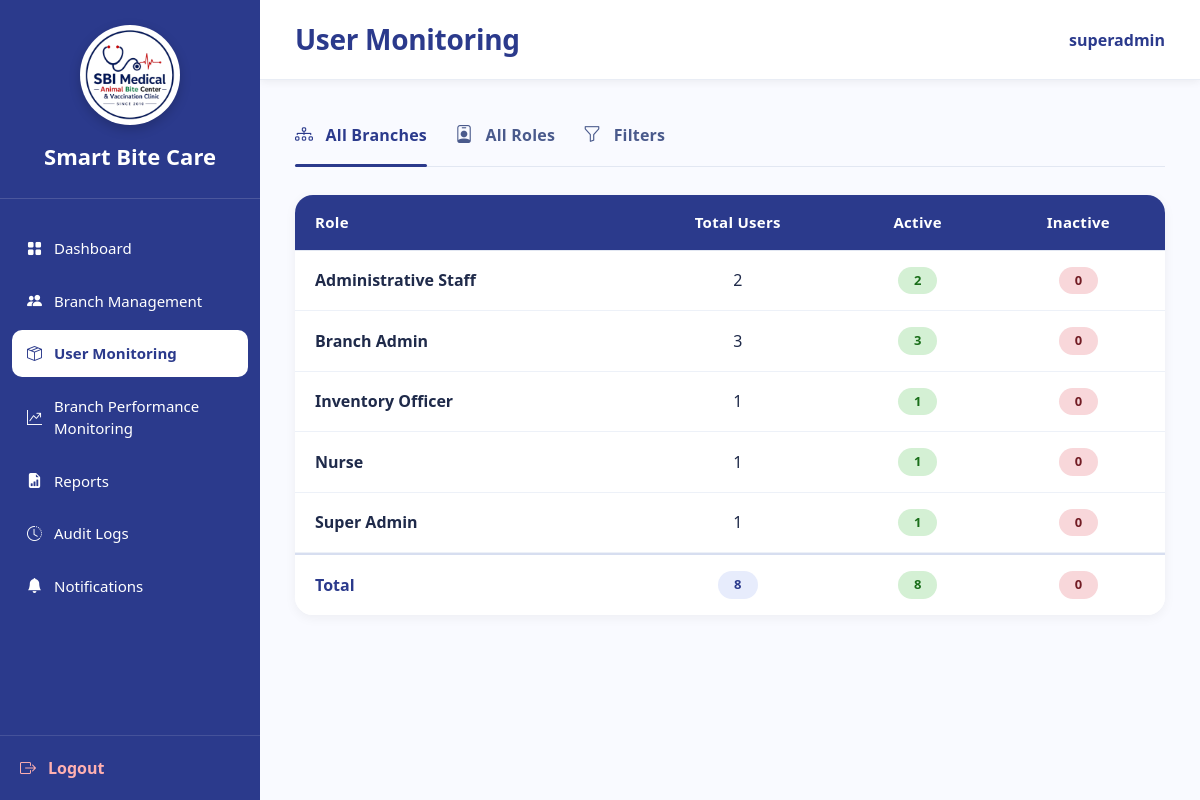
/SuperAdmin_UserMonitoring.php (signed in), run on the app's committed database.
### tables this page shows
CREATE TABLE `roles` (
  `role_id` int(11) NOT NULL,
  `role_name` varchar(100) NOT NULL
);

### SuperAdmin_UserMonitoring.php (the view, shortened to what this page needs)
<?php
require_once 'sources/db_connect.php';
$filter_type = isset($_GET['filter']) ? trim($_GET['filter']) : 'all';
$branch_filter = isset($_GET['branch_id']) ? trim($_GET['branch_id']) : '';
$role_filter = isset($_GET['role_id']) ? trim($_GET['role_id']) : '';
$roles_data = [];
$total_users = 0;
$total_active = 0;
$total_inactive = 0;
$sql = "SELECT r.role_id, r.role_name,
        COUNT(u.user_id) as total_users,
        SUM(CASE WHEN u.status = 'Active' THEN 1 ELSE 0 END) as active_users,
        SUM(CASE WHEN u.status = 'Inactive' THEN 1 ELSE 0 END) as inactive_users
        FROM roles r
        LEFT JOIN users u ON r.role_id = u.role_id";
$sql .= " GROUP BY r.role_id, r.role_name ORDER BY r.role_name";
$stmt = $conn->prepare($sql);
$stmt->execute();
$result = $stmt->get_result();
while ($row = $result->fetch_assoc()) {
    $roles_data[] = $row;
    $total_users += $row['total_users'];
    $total_active += $row['active_users'];
    $total_inactive += $row['inactive_users'];
}
$branch_stats = [];
?>
<!DOCTYPE html>
<html lang="en">
<head>
    <link href="https://cdn.jsdelivr.net/npm/bootstrap@5.3.3/dist/css/bootstrap.min.css" rel="stylesheet" />
    <link rel="stylesheet" href="https://cdn.jsdelivr.net/npm/bootstrap-icons@1.11.3/font/bootstrap-icons.min.css" />
    <link rel="stylesheet" href="sidebar.css" />
</head>
<body>
<div class="sidebar">
    <div class="logo-area">
        <div class="logo-frame">
            <img src="logo.png" alt="Smart Bite Care Logo" class="logo" />
        </div>
        <div class="system-name">Smart Bite Care</div>
    </div>
    <nav class="nav-menu">
        <ul>
            <li><a href="SuperAdmin_Dashboard.php"><i class="bi bi-grid-fill"></i><span>Dashboard</span></a></li>
            <li><a href="SuperAdmin_CombinedManagement.php"><i class="bi bi-people-fill"></i><span>Branch Management</span></a></li>
            <li><a class="active" href="SuperAdmin_UserMonitoring.php"><i class="bi bi-box-seam"></i><span>User Monitoring</span></a></li>
            <li><a href="SuperAdmin_BranchPerformanceMonitoring.php"><i class="bi bi-graph-up-arrow"></i><span>Branch Performance Monitoring</span></a></li>
            <li><a href="SuperAdmin_Reports.php"><i class="bi bi-file-earmark-bar-graph-fill"></i><span>Reports</span></a></li>
            <li><a href="SuperAdmin_AuditLogs.php"><i class="bi bi-clock-history"></i><span>Audit Logs</span></a></li>
            <li><a href="SuperAdmin_Notifications.php"><i class="bi bi-bell-fill"></i><span>Notifications</span></a></li>
        </ul>
    </nav>
    <div class="logout">
        <a href="logout.php"><i class="bi bi-box-arrow-right"></i><span>Logout</span></a>
    </div>
</div>
<div class="main">
    <div class="topbar">
        <h3>User Monitoring</h3>
        <div class="profile">
            <?php echo htmlspecialchars($_SESSION['username'] ?? 'SUPER ADMIN'); ?>
        </div>
    </div>
    <div class="content">
        <div class="nav-tabs-custom">
            <a href="SuperAdmin_UserMonitoring.php?filter=all" class="tab-item <?php echo $filter_type === 'all' ? 'active' : ''; ?>">
                <i class="bi bi-diagram-3"></i> All Branches
            </a>
            <a href="SuperAdmin_UserMonitoring.php?filter=roles" class="tab-item <?php echo $filter_type === 'roles' ? 'active' : ''; ?>">
                <i class="bi bi-person-badge"></i> All Roles
            </a>
            <a href="SuperAdmin_UserMonitoring.php?filter=branches" class="tab-item <?php echo $filter_type === 'branches' ? 'active' : ''; ?>">
                <i class="bi bi-funnel"></i> Filters
            </a>
        </div>
        <div class="table-wrap">
            <table class="table">
                <thead>
                    <tr>
                        <th><?php echo ($filter_type === 'branches' && !empty($branch_filter)) ? 'Role' : (($filter_type === 'roles' && !empty($role_filter)) ? 'Branch' : 'Role'); ?></th>
                        <th class="text-center">Total Users</th>
                        <th class="text-center">Active</th>
                        <th class="text-center">Inactive</th>
                    </tr>
                </thead>
                <tbody>
                    <?php if ($filter_type === 'branches' && !empty($branch_filter)): ?>
                        <?php if (!empty($branch_stats)): ?>
                            <?php foreach ($branch_stats as $stat): ?>
                                <tr>
                                    <td><strong><?php echo htmlspecialchars($stat['role_name']); ?></strong></td>
                                    <td class="text-center"><?php echo number_format($stat['total_users']); ?></td>
                                    <td class="text-center">
                                        <span class="badge-count active-badge"><?php echo number_format($stat['active_users']); ?></span>
                                    </td>
                                    <td class="text-center">
                                        <span class="badge-count inactive-badge"><?php echo number_format($stat['inactive_users']); ?></span>
                                    </td>
                                </tr>
                            <?php endforeach; ?>
                            <tr class="total-row">
                                <td><strong>Total</strong></td>
                                <td class="text-center"><span class="badge-count"><?php echo number_format(array_sum(array_column($branch_stats, 'total_users'))); ?></span></td>
                                <td class="text-center"><span class="badge-count active-badge"><?php echo number_format(array_sum(array_column($branch_stats, 'active_users'))); ?></span></td>
                                <td class="text-center"><span class="badge-count inactive-badge"><?php echo number_format(array_sum(array_column($branch_stats, 'inactive_users'))); ?></span></td>
                            </tr>
                        <?php else: ?>
                            <tr>
                                <td colspan="4" class="text-center py-4">
                                    <i class="bi bi-inbox fs-1 d-block mb-2" style="color: #ccc;"></i>
                                    No users found for this branch.
                                </td>
                            </tr>
                        <?php endif; ?>
                    <?php else: ?>
                        <?php if (!empty($roles_data)): ?>
                            <?php foreach ($roles_data as $role): ?>
                                <tr>
                                    <td><strong><?php echo htmlspecialchars($role['role_name']); ?></strong></td>
                                    <td class="text-center"><?php echo number_format($role['total_users']); ?></td>
                                    <td class="text-center">
                                        <span class="badge-count active-badge"><?php echo number_format($role['active_users']); ?></span>
                                    </td>
                                    <td class="text-center">
                                        <span class="badge-count inactive-badge"><?php echo number_format($role['inactive_users']); ?></span>
                                    </td>
                                </tr>
                            <?php endforeach; ?>
                            <tr class="total-row">
                                <td><strong>Total</strong></td>
                                <td class="text-center"><span class="badge-count"><?php echo number_format($total_users); ?></span></td>
                                <td class="text-center"><span class="badge-count active-badge"><?php echo number_format($total_active); ?></span></td>
                                <td class="text-center"><span class="badge-count inactive-badge"><?php echo number_format($total_inactive); ?></span></td>
                            </tr>
                        <?php endif; ?>
                    <?php endif; ?>
                </tbody>
            </table>
        </div>
    </div>
</div>
</body>
</html>

### sidebar.css (style rules this page uses)
:root { --primary:#2B3A8C; --accent:#F21D2F; --bg:#F2F2F2; --white:#fff; }
.sidebar { width:260px; height:100vh; height:100dvh; min-height:0; background:var(--primary); display:flex; flex-direction:column; color:white; position:fixed; left:0; top:0; overflow:hidden; z-index:1000; box-sizing:border-box; }
.sidebar * { box-sizing:border-box; }
.logo-area { padding:25px 20px; border-bottom:1px solid rgba(255,255,255,.15); text-align:center; flex-shrink:0; }
.logo { width: 90px; height: 90px; display: block; object-fit: contain; }
.logo-frame { width: 100px; height: 100px; margin: 0 auto; border-radius: 50%; background: #fff; display: flex; align-items: center; justify-content: center; overflow: hidden; box-shadow: 0 4px 12px rgba(0,0,0,.2); border: 3px solid rgba(255,255,255,.3); }
.system-name { margin-top:15px; font-size:22px; font-weight:700; }
.nav-menu { margin-top:20px; flex:1; min-height:0; padding-bottom:10px; overflow-x:hidden; overflow-y:auto; overscroll-behavior:contain; scrollbar-width:thin; scrollbar-color:rgba(255,255,255,.45) transparent; -webkit-overflow-scrolling:touch; }
.nav-menu ul { list-style:none; padding:0; margin:0; }
.nav-menu li { margin:6px 12px; }
.nav-menu a { color:white; text-decoration:none; display:flex; align-items:center; gap:12px; padding:12px 15px; border-radius:10px; transition:.25s; font-size:15px; }
.nav-menu a.active { background:white; color:var(--primary); font-weight:600; }
.logout { padding:20px; flex-shrink:0; border-top:1px solid rgba(255,255,255,.12); background:var(--primary); }
.logout a { color:#ffb0b0; text-decoration:none; display:flex; align-items:center; gap:12px; font-weight:600; }

### SuperAdmin_UserMonitoring.php (style rules this page uses)
:root { --primary: #2B3A8C; --accent: #F21D2F; --bg: #F2F2F2; --card-bg: #ECEEF7; }
* { box-sizing: border-box; }
body { background: white; font-family: 'Segoe UI', Roboto, system-ui, sans-serif; margin: 0; padding: 0; }
.main { margin-left: 260px; min-height: 100vh; background: #f9faff; }
.topbar { background: white; height: 80px; display: flex; align-items: center; justify-content: space-between; padding: 0 35px; box-shadow: 0 2px 8px rgba(0, 0, 0, 0.06); border-bottom: 1px solid #e9edf5; }
.topbar h3 { font-size: 28px; font-weight: 700; color: var(--primary); margin: 0; letter-spacing: -0.3px; }
.profile { font-weight: 600; color: var(--primary); cursor: default; display: flex; align-items: center; gap: 6px; }
.content { padding: 35px 35px 40px; }
.nav-tabs-custom { display: flex; flex-wrap: wrap; gap: 8px 28px; margin-bottom: 28px; border-bottom: 1px solid #e2e7f2; padding-bottom: 12px; }
.nav-tabs-custom .tab-item { font-weight: 600; font-size: 16px; color: #4a5a8c; cursor: pointer; padding: 6px 0; position: relative; transition: 0.1s; letter-spacing: 0.2px; text-decoration: none; }
.nav-tabs-custom .tab-item.active { color: var(--primary); }
.nav-tabs-custom .tab-item.active::after { content: ''; position: absolute; left: 0; bottom: -13px; width: 100%; height: 3px; background: var(--primary); border-radius: 4px; }
.nav-tabs-custom .tab-item i { margin-right: 8px; font-size: 18px; }
.table-wrap { background: white; border-radius: 18px; box-shadow: 0 3px 12px rgba(0, 0, 0, 0.05); overflow: hidden; }
.table { margin-bottom: 0; border-collapse: separate; border-spacing: 0; }
.table thead th { background: var(--primary); color: white; font-weight: 700; font-size: 15px; padding: 16px 20px; border-bottom: 1px solid #e2e7f2; letter-spacing: 0.3px; }
.table tbody td { padding: 16px 20px; vertical-align: middle; border-bottom: 1px solid #edf1f8; color: #1f2a4a; font-weight: 500; }
.table tbody tr:last-child td { border-bottom: none; }
.table tbody tr.total-row td { background: white; font-weight: 700; color: var(--primary); border-top: 2px solid #d7def0; }
.badge-count { display: inline-block; background: #e7ecfc; color: var(--primary); font-weight: 600; font-size: 13px; padding: 4px 16px; border-radius: 40px; }
.badge-count.active-badge { background: #d4f0d4; color: #1a6e1a; }
.badge-count.inactive-badge { background: #f8d7da; color: #721c24; }

### data on the page
roles: role_name "Administrative Staff", total_users "2", active_users "2", inactive_users "0"
roles: role_name "Branch Admin", total_users "3", active_users "3", inactive_users "0"
roles: role_name "Inventory Officer", total_users "1", active_users "1", inactive_users "0"
roles: role_name "Nurse", total_users "1", active_users "1", inactive_users "0"
roles: role_name "Super Admin", total_users "1", active_users "1", inactive_users "0"

### other printed values
$_SESSION['username'] "superadmin"
$total_users "8"
$total_active "8"
$total_inactive "0"
